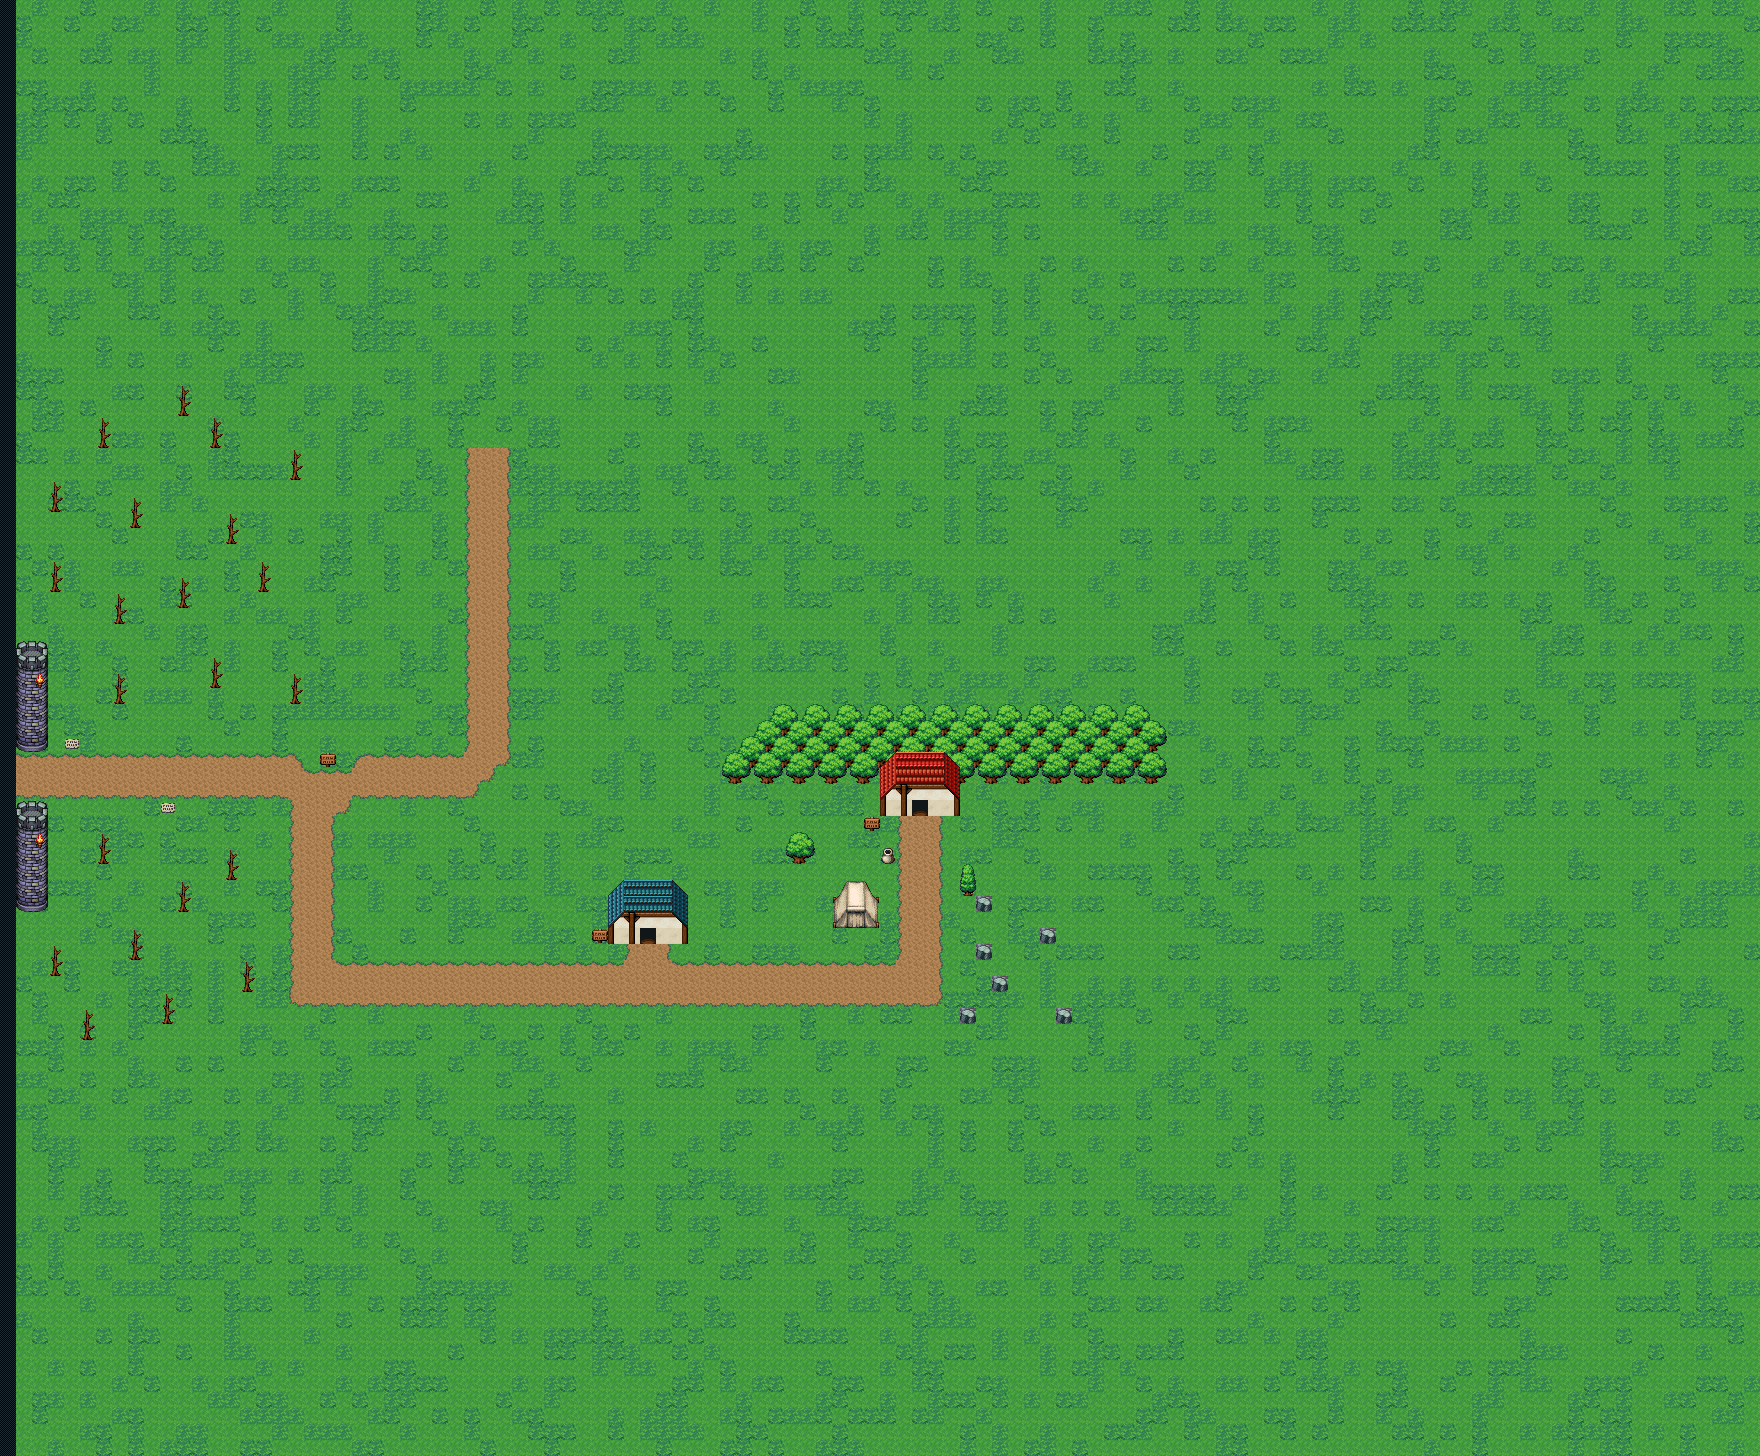

The image is a tile-based game level rendered from a .tmx file. Its description and source (layers, tilesets, objects; grid data summarised) follow:
An orthogonal 110x91 tile map with 16x16 px tiles, 10 tile layers (CollisonTest, 0, 0.5, 1, ...), 5 tilesets and 38 objects.

<map version="1.8" tiledversion="1.8.5" orientation="orthogonal" renderorder="right-down" width="110" height="91" tilewidth="16" tileheight="16" infinite="0" backgroundcolor="#00898989" nextlayerid="20" nextobjectid="79">
 <tileset firstgid="1" name="dungeon" tilewidth="16" tileheight="16" tilecount="480" columns="30">
  <image source="tileSets/dungeon.png" trans="ff678b" width="480" height="256" />
 </tileset>
 <tileset firstgid="481" name="exterior" tilewidth="16" tileheight="16" tilecount="480" columns="30">
  <image source="tileSets/exterior.png" trans="ff678b" width="480" height="256" />
  <tile id="262">
   <objectgroup draworder="index" id="2">
    <object id="1" x="2" y="0" width="14" height="16" />
   </objectgroup>
  </tile>
  <tile id="263">
   <objectgroup draworder="index" id="2">
    <object id="1" x="0" y="0" width="14" height="16" />
   </objectgroup>
  </tile>
  <tile id="292">
   <objectgroup draworder="index" id="2">
    <object id="1" x="2" y="0" width="14" height="16" />
   </objectgroup>
  </tile>
  <tile id="293">
   <objectgroup draworder="index" id="2">
    <object id="1" x="0" y="0" width="15" height="16" />
   </objectgroup>
  </tile>
  <tile id="430">
   <objectgroup draworder="index" id="3">
    <object id="3" x="0" y="0.0850611" width="15.949" height="15.9915" />
   </objectgroup>
  </tile>
 </tileset>
 <tileset firstgid="961" name="interior" tilewidth="16" tileheight="16" tilecount="480" columns="30">
  <image source="tileSets/interior.png" trans="ff678b" width="480" height="256" />
 </tileset>
 <tileset firstgid="1441" name="ship" tilewidth="16" tileheight="16" tilecount="480" columns="30">
  <image source="tileSets/ship.png" trans="ff678b" width="480" height="256" />
 </tileset>
 <tileset firstgid="1921" name="world" tilewidth="16" tileheight="16" tilecount="480" columns="30">
  <image source="tileSets/world.png" trans="ff678b" width="480" height="256" />
 </tileset>
 <layer id="17" name="CollisonTest" width="110" height="91">
  <data>[10010 cells, 163 non-empty, 1 distinct tile ids]</data>
 </layer>
 <layer id="1" name="0" width="110" height="91">
  <data>[10010 cells, 9919 non-empty, 6 distinct tile ids]</data>
 </layer>
 <layer id="15" name="0.5" width="110" height="91">
  <data>[10010 cells, 2 non-empty, 2 distinct tile ids]</data>
 </layer>
 <layer id="3" name="1" width="110" height="91">
  <data>[10010 cells, 423 non-empty, 35 distinct tile ids]</data>
 </layer>
 <layer id="16" name="3" width="110" height="91">
  <data>[10010 cells, 54 non-empty, 5 distinct tile ids]</data>
 </layer>
 <layer id="12" name="4" width="110" height="91">
  <data>[10010 cells, 61 non-empty, 13 distinct tile ids]</data>
 </layer>
 <layer id="13" name="5" width="110" height="91">
  <data>[10010 cells, 52 non-empty, 4 distinct tile ids]</data>
 </layer>
 <layer id="14" name="6" width="110" height="91">
  <data>[10010 cells, 56 non-empty, 4 distinct tile ids]</data>
 </layer>
 <layer id="6" name="3" width="110" height="91">
  <data>[10010 cells, 39 non-empty, 25 distinct tile ids]</data>
 </layer>
 <layer id="2" name="Sections" width="110" height="91">
  <data>[10010 cells, 91 non-empty, 1 distinct tile ids]</data>
 </layer>
 <objectgroup id="19" name="collisionLayer">
  <object id="35" gid="833" x="839.167" y="866.333" width="16" height="16" />
  <object id="36" gid="833" x="912.167" y="895.667" width="16" height="16" />
  <object id="37" gid="833" x="939" y="959.5" width="16" height="16" />
  <object id="38" gid="833" x="880" y="960" width="16" height="16" />
  <object id="39" gid="833" x="864.5" y="1022.5" width="16" height="16" />
  <object id="40" gid="833" x="799" y="960.5" width="16" height="16" />
  <object id="41" gid="833" x="745" y="1021" width="16" height="16" />
  <object id="42" gid="833" x="703" y="964.5" width="16" height="16" />
  <object id="43" gid="833" x="682" y="1020.5" width="16" height="16" />
  <object id="44" x="880.5" y="845" width="15" height="16.5" />
  <object id="46" x="831.5" y="897" width="45.5" height="27.5" />
  <object id="48" gid="864" x="942.5" y="911.5" width="16" height="16" />
  <object id="54" x="964.083" y="839.333" />
  <object id="55" x="918.75" y="825" width="6" height="27.3333" />
  <object id="58" gid="743" x="904.667" y="931.833" width="16" height="16" />
  <object id="59" gid="744" x="919.667" y="931.667" width="16" height="16" />
  <object id="60" gid="773" x="905" y="947.333" width="16" height="16" />
  <object id="61" gid="774" x="920" y="946.667" width="16" height="16" />
  <object id="63" x="720.5" y="784">
   <polygon points="0,0 446,0.5 445.5,-63.5 417.5,-79 57,-78.5 5,-26.5" />
  </object>
  <object id="64" x="704.5" y="948.5" width="12" height="16">
   <ellipse />
  </object>
  <object id="65" x="759.333" y="912.333">
   <ellipse />
  </object>
  <object id="66" x="869.333" y="984.333">
   <ellipse />
  </object>
  <object id="67" x="797" y="976.667">
   <ellipse />
  </object>
  <object id="68" x="702.667" y="988">
   <ellipse />
  </object>
  <object id="69" x="702.333" y="845" width="43.6667" height="52.3333">
   <ellipse />
  </object>
  <object id="71" x="741.667" y="1005" width="21" height="15.3333">
   <ellipse />
  </object>
  <object id="72" x="762.667" y="1005.33">
   <ellipse />
  </object>
  <object id="73" x="747.333" y="967">
   <ellipse />
  </object>
  <object id="74" x="819.667" y="1010">
   <ellipse />
  </object>
  <object id="75" x="788" y="913" width="37.6667" height="24">
   <ellipse />
  </object>
  <object id="76" x="784.333" y="886">
   <ellipse />
  </object>
  <object id="77" x="655" y="816.333" width="79.6667" height="17">
   <ellipse />
  </object>
  <object id="78" x="760" y="823.333">
   <ellipse />
  </object>
 </objectgroup>
</map>